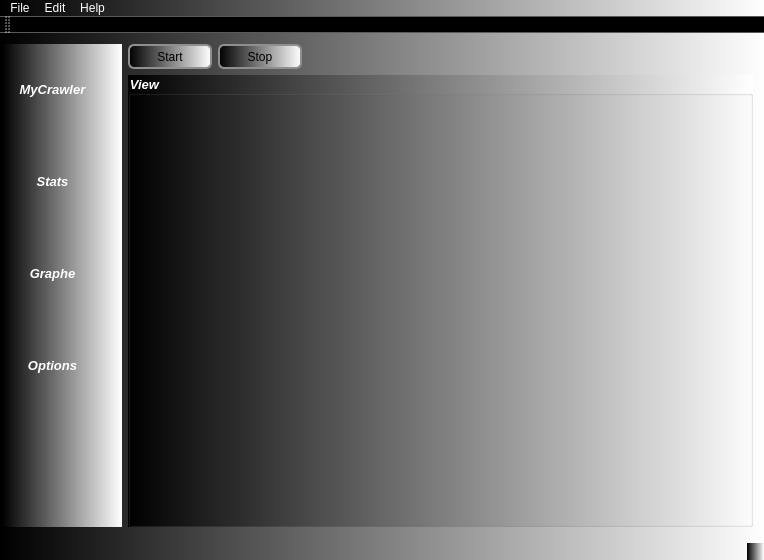
<?xml version="1.0" encoding="UTF-8"?>
<ui version="4.0">
 <class>MainWindowClass</class>
 <widget class="QMainWindow" name="MainWindowClass">
  <property name="geometry">
   <rect>
    <x>0</x>
    <y>0</y>
    <width>764</width>
    <height>560</height>
   </rect>
  </property>
  <property name="windowTitle">
   <string>MainWindow</string>
  </property>
  <property name="styleSheet">
   <string>background-color: qlineargradient(spread:pad, x1:0, y1:0, x2:1, y2:0, stop:0 rgba(0, 0, 0, 255), stop:1 rgba(255, 255, 255, 255));</string>
  </property>
  <widget class="QWidget" name="centralWidget">
   <layout class="QGridLayout" name="gridLayout">
    <property name="leftMargin">
     <number>2</number>
    </property>
    <item row="0" column="0" rowspan="2">
     <widget class="QWidget" name="widget" native="true">
      <property name="enabled">
       <bool>true</bool>
      </property>
      <property name="maximumSize">
       <size>
        <width>120</width>
        <height>16777215</height>
       </size>
      </property>
      <property name="styleSheet">
       <string notr="true">background-color: qlineargradient(spread:pad, x1:0, y1:0, x2:1, y2:0, stop:0 rgba(0, 0, 0, 255), stop:1 rgba(255, 255, 255, 255));

</string>
      </property>
      <layout class="QVBoxLayout" name="verticalLayout_2">
       <property name="spacing">
        <number>11</number>
       </property>
       <property name="sizeConstraint">
        <enum>QLayout::SetDefaultConstraint</enum>
       </property>
       <property name="leftMargin">
        <number>10</number>
       </property>
       <property name="topMargin">
        <number>5</number>
       </property>
       <property name="rightMargin">
        <number>15</number>
       </property>
       <item>
        <widget class="QPushButton" name="btMyCrawler">
         <property name="minimumSize">
          <size>
           <width>81</width>
           <height>81</height>
          </size>
         </property>
         <property name="maximumSize">
          <size>
           <width>81</width>
           <height>81</height>
          </size>
         </property>
         <property name="font">
          <font>
           <pointsize>10</pointsize>
           <weight>75</weight>
           <italic>true</italic>
           <bold>true</bold>
          </font>
         </property>
         <property name="styleSheet">
          <string notr="true">color:white;
</string>
         </property>
         <property name="text">
          <string>MyCrawler</string>
         </property>
         <property name="flat">
          <bool>true</bool>
         </property>
        </widget>
       </item>
       <item>
        <widget class="QPushButton" name="btGraphe">
         <property name="minimumSize">
          <size>
           <width>81</width>
           <height>81</height>
          </size>
         </property>
         <property name="maximumSize">
          <size>
           <width>81</width>
           <height>81</height>
          </size>
         </property>
         <property name="font">
          <font>
           <pointsize>10</pointsize>
           <weight>75</weight>
           <italic>true</italic>
           <bold>true</bold>
          </font>
         </property>
         <property name="styleSheet">
          <string notr="true">color : white;</string>
         </property>
         <property name="text">
          <string>Stats</string>
         </property>
         <property name="iconSize">
          <size>
           <width>32</width>
           <height>32</height>
          </size>
         </property>
         <property name="flat">
          <bool>true</bool>
         </property>
        </widget>
       </item>
       <item>
        <widget class="QPushButton" name="btOptions">
         <property name="minimumSize">
          <size>
           <width>81</width>
           <height>81</height>
          </size>
         </property>
         <property name="maximumSize">
          <size>
           <width>81</width>
           <height>81</height>
          </size>
         </property>
         <property name="font">
          <font>
           <pointsize>10</pointsize>
           <weight>75</weight>
           <italic>true</italic>
           <bold>true</bold>
          </font>
         </property>
         <property name="styleSheet">
          <string notr="true">color : white</string>
         </property>
         <property name="text">
          <string>Graphe</string>
         </property>
         <property name="flat">
          <bool>true</bool>
         </property>
        </widget>
       </item>
       <item>
        <widget class="QPushButton" name="pushButton_4">
         <property name="minimumSize">
          <size>
           <width>81</width>
           <height>81</height>
          </size>
         </property>
         <property name="maximumSize">
          <size>
           <width>81</width>
           <height>81</height>
          </size>
         </property>
         <property name="font">
          <font>
           <pointsize>10</pointsize>
           <weight>75</weight>
           <italic>true</italic>
           <bold>true</bold>
          </font>
         </property>
         <property name="styleSheet">
          <string notr="true">color : white;</string>
         </property>
         <property name="text">
          <string>Options</string>
         </property>
         <property name="flat">
          <bool>true</bool>
         </property>
        </widget>
       </item>
       <item>
        <spacer name="verticalSpacer">
         <property name="orientation">
          <enum>Qt::Vertical</enum>
         </property>
         <property name="sizeHint" stdset="0">
          <size>
           <width>20</width>
           <height>40</height>
          </size>
         </property>
        </spacer>
       </item>
      </layout>
     </widget>
    </item>
    <item row="0" column="1">
     <widget class="QPushButton" name="pushButton">
      <property name="minimumSize">
       <size>
        <width>84</width>
        <height>25</height>
       </size>
      </property>
      <property name="maximumSize">
       <size>
        <width>84</width>
        <height>25</height>
       </size>
      </property>
      <property name="styleSheet">
       <string notr="true"> QPushButton {
     border: 2px solid #8f8f91;
     border-radius: 6px;
     background-color: qlineargradient(x1: 0, y1: 0, x2: 0, y2: 1,
                                       stop: 0 #f6f7fa, stop: 1 #dadbde);
     min-width: 80px;
 }

 QPushButton:pressed {
     background-color: qlineargradient(x1: 0, y1: 0, x2: 0, y2: 1,
                                       stop: 0 #dadbde, stop: 1 #f6f7fa);
 }

 QPushButton:flat {
     border: none; /* no border for a flat push button */
 }

 QPushButton:default {
     border-color: navy; /* make the default button prominent */
 }</string>
      </property>
      <property name="text">
       <string>Start</string>
      </property>
     </widget>
    </item>
    <item row="1" column="1" colspan="3">
     <widget class="QGroupBox" name="groupBox">
      <property name="minimumSize">
       <size>
        <width>600</width>
        <height>0</height>
       </size>
      </property>
      <property name="font">
       <font>
        <pointsize>10</pointsize>
        <weight>75</weight>
        <italic>true</italic>
        <bold>true</bold>
       </font>
      </property>
      <property name="styleSheet">
       <string>color:white;</string>
      </property>
      <property name="title">
       <string>View</string>
      </property>
      <property name="alignment">
       <set>Qt::AlignLeading|Qt::AlignLeft|Qt::AlignVCenter</set>
      </property>
     </widget>
    </item>
    <item row="0" column="2">
     <widget class="QPushButton" name="pushButton_2">
      <property name="minimumSize">
       <size>
        <width>84</width>
        <height>25</height>
       </size>
      </property>
      <property name="maximumSize">
       <size>
        <width>84</width>
        <height>25</height>
       </size>
      </property>
      <property name="styleSheet">
       <string notr="true"> QPushButton {
     border: 2px solid #8f8f91;
     border-radius: 6px;
     background-color: qlineargradient(x1: 0, y1: 0, x2: 0, y2: 1,
                                       stop: 0 #f6f7fa, stop: 1 #dadbde);
     min-width: 80px;
 }

 QPushButton:pressed {
     background-color: qlineargradient(x1: 0, y1: 0, x2: 0, y2: 1,
                                       stop: 0 #dadbde, stop: 1 #f6f7fa);
 }

 QPushButton:flat {
     border: none; /* no border for a flat push button */
 }

 QPushButton:default {
     border-color: navy; /* make the default button prominent */
 }</string>
      </property>
      <property name="text">
       <string>Stop</string>
      </property>
     </widget>
    </item>
   </layout>
  </widget>
  <widget class="QMenuBar" name="menuBar">
   <property name="geometry">
    <rect>
     <x>0</x>
     <y>0</y>
     <width>764</width>
     <height>19</height>
    </rect>
   </property>
   <property name="styleSheet">
    <string> QMenuBar {
	background-color: qlineargradient(spread:pad, x1:0, y1:0, x2:1, y2:0, stop:0 rgba(0, 0, 0, 255), stop:1 rgba(255, 255, 255, 255));
 }

 QMenuBar::item {
	color:white;
     spacing: 3px; /* spacing between menu bar items */
     padding: 1px 4px;
     background: transparent;
     border-radius: 4px;
 }

 QMenuBar::item:selected { /* when selected using mouse or keyboard */
     background: #a8a8a8;
	color:white;
 }

 QMenuBar::item:pressed {
     background: #888888;
color:white;
 }
</string>
   </property>
   <widget class="QMenu" name="menuFile">
    <property name="styleSheet">
     <string>color : white;</string>
    </property>
    <property name="title">
     <string>File</string>
    </property>
    <addaction name="actionOpen"/>
    <addaction name="actionSave"/>
    <addaction name="actionSave_as"/>
    <addaction name="actionQuit"/>
   </widget>
   <widget class="QMenu" name="menuEdit">
    <property name="styleSheet">
     <string>color:white;</string>
    </property>
    <property name="title">
     <string>Edit</string>
    </property>
    <addaction name="actionUndo"/>
    <addaction name="actionEdit_map"/>
   </widget>
   <widget class="QMenu" name="menuHelp">
    <property name="styleSheet">
     <string>color:white;
</string>
    </property>
    <property name="title">
     <string>Help</string>
    </property>
    <addaction name="actionHelp"/>
    <addaction name="actionAbout"/>
   </widget>
   <addaction name="menuFile"/>
   <addaction name="menuEdit"/>
   <addaction name="menuHelp"/>
  </widget>
  <widget class="QToolBar" name="mainToolBar">
   <attribute name="toolBarArea">
    <enum>TopToolBarArea</enum>
   </attribute>
   <attribute name="toolBarBreak">
    <bool>false</bool>
   </attribute>
  </widget>
  <widget class="QStatusBar" name="statusBar"/>
  <action name="actionOpen">
   <property name="text">
    <string>Open</string>
   </property>
  </action>
  <action name="actionSave">
   <property name="text">
    <string>Save</string>
   </property>
  </action>
  <action name="actionSave_as">
   <property name="text">
    <string>Save as</string>
   </property>
  </action>
  <action name="actionQuit">
   <property name="text">
    <string>Quit</string>
   </property>
  </action>
  <action name="actionUndo">
   <property name="text">
    <string>Undo</string>
   </property>
  </action>
  <action name="actionHelp">
   <property name="text">
    <string>Help</string>
   </property>
  </action>
  <action name="actionAbout">
   <property name="text">
    <string>About</string>
   </property>
  </action>
  <action name="actionEdit_map">
   <property name="text">
    <string>Edit map</string>
   </property>
  </action>
 </widget>
 <layoutdefault spacing="6" margin="11"/>
 <resources/>
 <connections/>
</ui>
